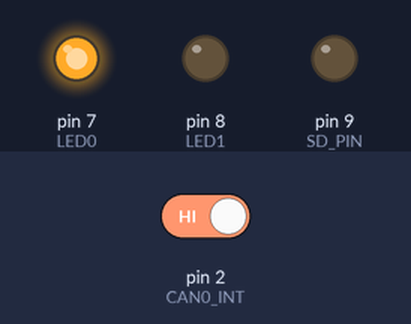
This sketch was run on a simulated Arduino Uno, built for the host (arithmetic inside an expression is 32-bit, double 64-bit). On the bench: output pins drawn as LEDs (lit = HIGH). The test bench sets the inputs (shaded band); at power-on: pin 2 (CAN0_INT) HIGH. Storage starts empty.

Above: at 0.1 s.
At 2.7 s:
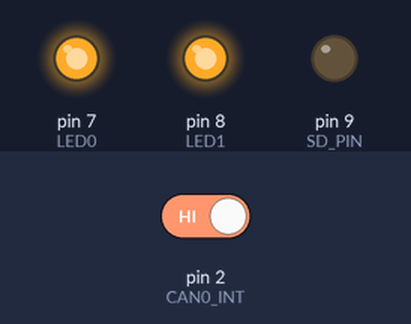
2.8 s: pin 2 (CAN0_INT) driven LOW
At 3.4 s:
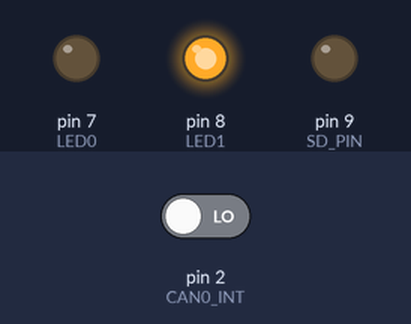
Timing chart, 0 to 5.8 s (numbered marks = the images above; inputs shaded):
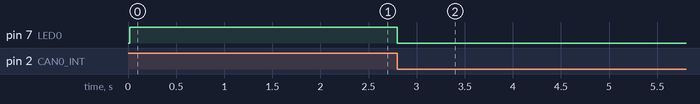

Measured:
- after the input at 2.8 s, pin 7 (LED0): HIGH → LOW at once

The sketch:

CAN_read_test.ino
```cpp
//include modules
#include <SPI.h>
#include <SD.h>
#include <mcp_can.h>

//define pins
#define LED0 7
#define LED1 8
#define SD_PIN 9
#define CAN0_INT 2                              // Set INT to pin 2
MCP_CAN CAN0(10);                               // Set CS to pin 10

//define const value
#define DATA_SIZE 20 //data size per 1 file

//global value
File dataFile;
int fileCount;
int dataCount;

//CAN data
long unsigned int rxId;
unsigned char len = 0;
unsigned char rxBuf[8];
char msgString[128];                        // Array to store serial string

//init
void setup() {
  pinMode(LED0, OUTPUT);
  pinMode(LED1, OUTPUT);
  pinMode(SD_PIN, OUTPUT);

  //init SD
  while(1){
    if(SD.begin(SD_PIN)){
      digitalWrite(LED0, HIGH);
      delay(1500);
      break;
    }else{
      delay(1500);
    }
  }

  //init MCP2515
  while(1){
    if(CAN0.begin(MCP_ANY, CAN_500KBPS, MCP_16MHZ) == CAN_OK){
      digitalWrite(LED1, HIGH);
      //delay(1500);
      break;
    }else{
      delay(1500);
    }
  }
  CAN0.setMode(MCP_NORMAL);
  pinMode(CAN0_INT, INPUT);
  //delay(1500);
}

//main loop
void loop() {
  if(!digitalRead(CAN0_INT)){
    digitalWrite(LED0, LOW);

    //open new file
    if(dataCount == 0){
      dataFile = SD.open("file" + String(fileCount) + ".txt", FILE_WRITE);
      fileCount++;
    }

    //write data
    CAN0.readMsgBuf(&rxId, &len, rxBuf);
    dataFile.print("ID: ");
    dataFile.print(rxId, HEX);
    dataFile.print("  Data: ");
    for(int i = 0; i<len; i++) {
      if(rxBuf[i] < 0x10) {
        dataFile.print("0");
      }
      dataFile.print(rxBuf[i], HEX);
      dataFile.print(" ");
    }
    dataFile.println();
    dataCount++;

    // close file
    if(dataCount > DATA_SIZE){
      dataFile.close();
      dataCount = 0;
    }
  }
}
```
